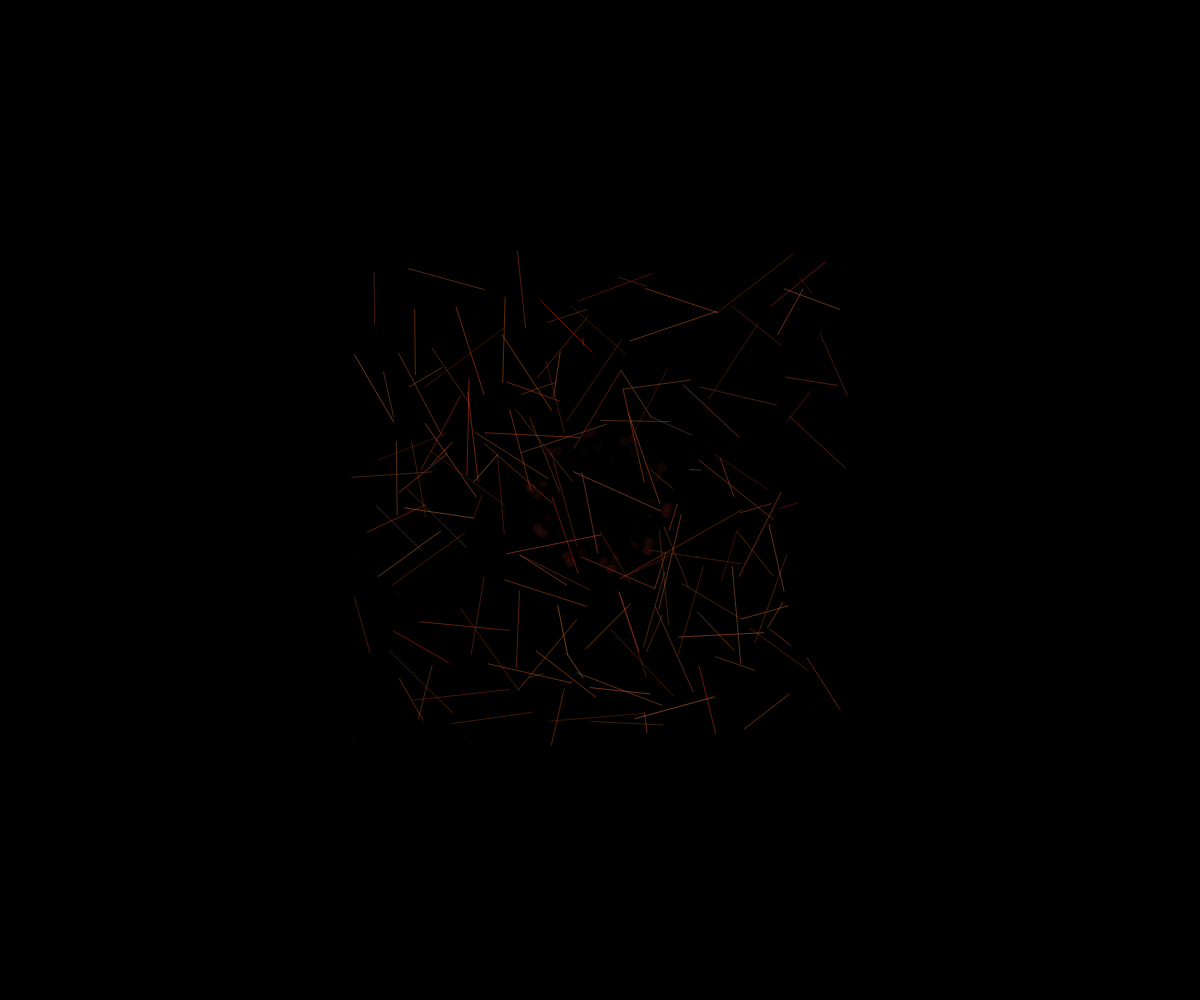
Frame 1 (no input)
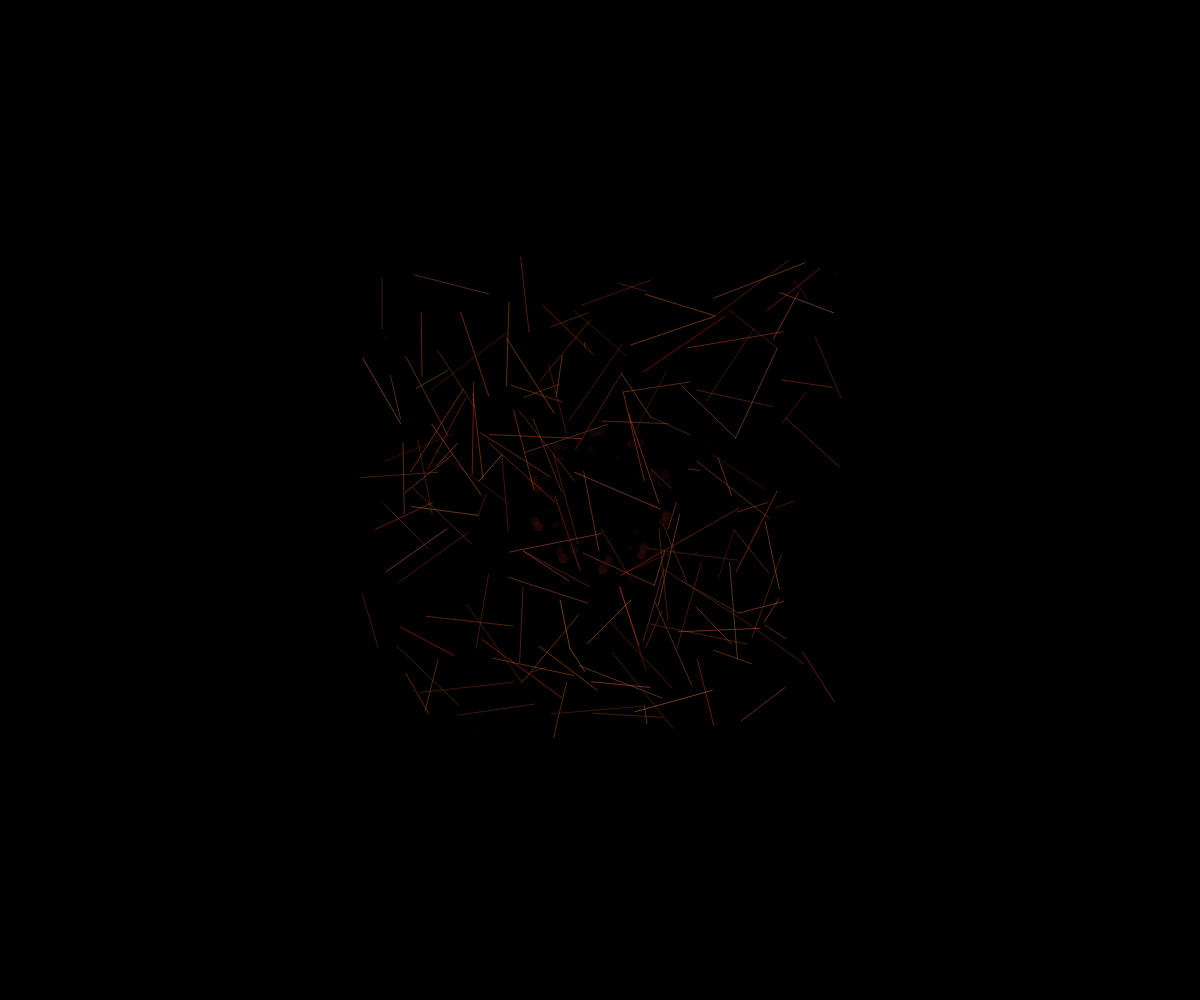
Frame 60 (no input)
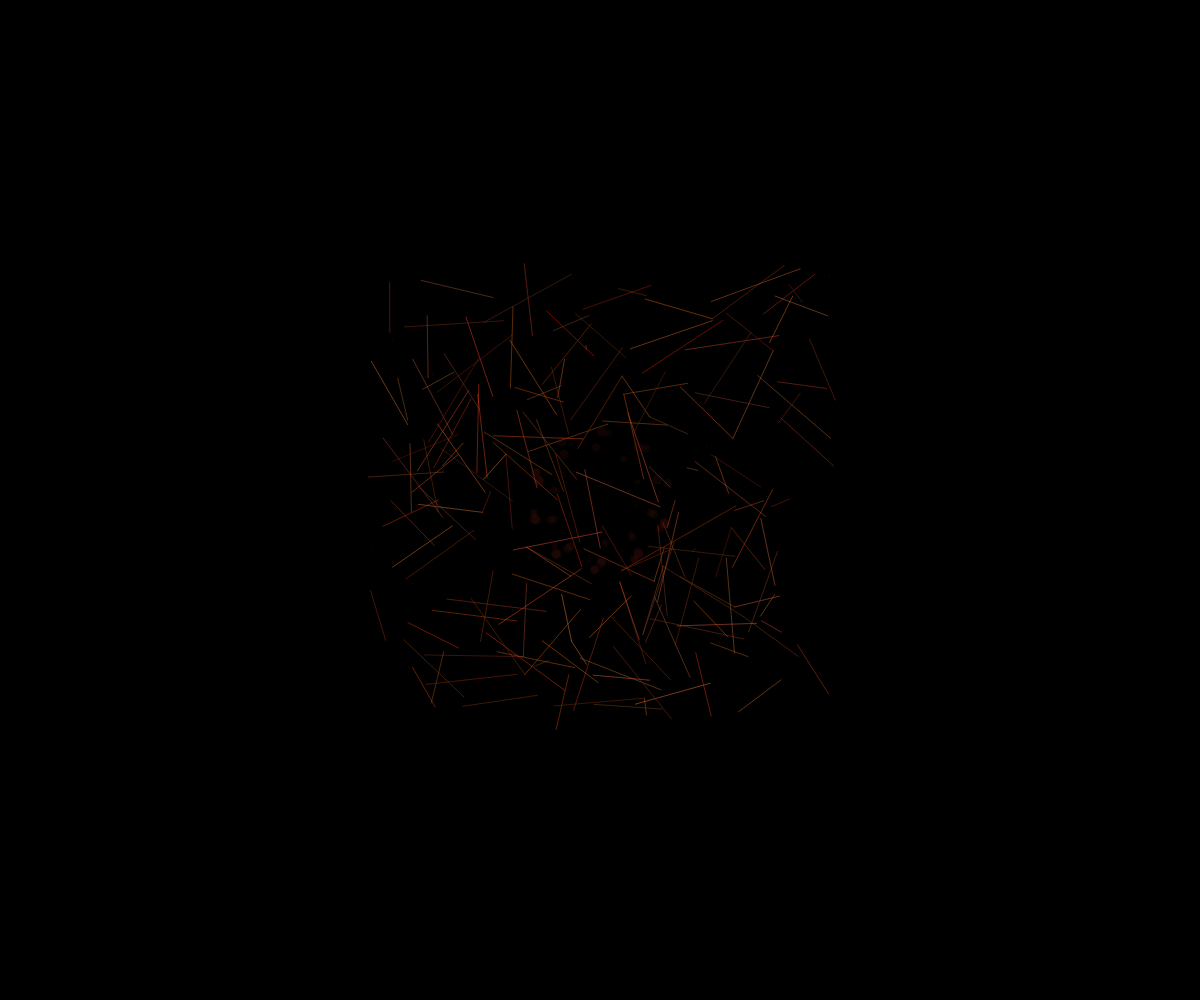
Frame 120 (the mouse pressed at the canvas centre since frame 60)

The p5.js sketch that drew these frames (run headless with seeded random() and noise() and a simulated clock; from frame 60 on, the mouse is pressed at the canvas centre):

// p5.js sketch
// ── sketch.js
let zoom = 1;
let offsetX = 0;
let offsetY = 0;
let isDragging = false;
let lastMouseX, lastMouseY;
let particles = [];
let time = 0;

function setup() {
  createCanvas(windowWidth, windowHeight);
  colorMode(HSB, 1);
  
  // Initialize particles for the vascular network
  for (let i = 0; i < 1500; i++) {
    particles.push({
      x: random(-1, 1),
      y: random(-1, 1),
      age: random(100),
      hue: random(0.02, 0.08), // Crimson to pink range
      saturation: random(0.7, 1),
      brightness: random(0.4, 0.9)
    });
  }
}

function draw() {
  background(0);
  
  // Continuous zoom and pan
  time += 0.002;
  zoom *= 1.0005;
  
  // Slowly shift the view to simulate deepening into the fractal
  offsetX += sin(time * 0.3) * 0.0001;
  offsetY += cos(time * 0.2) * 0.0001;
  
  // Draw the vascular network
  strokeWeight(0.5);
  beginShape(LINES);
  
  for (let i = 0; i < particles.length; i++) {
    const p = particles[i];
    
    // Animate the particles
    p.age += 0.5;
    p.x += sin(p.age * 0.02) * 0.0001;
    p.y += cos(p.age * 0.02) * 0.0001;
    
    // Map particle to screen coordinates
    const scale = zoom * 4 / min(width, height);
    const screenX = (p.x - offsetX) / scale + width/2;
    const screenY = (p.y - offsetY) / scale + height/2;
    
    if (i > 0) {
      const prev = particles[i-1];
      const prevX = (prev.x - offsetX) / scale + width/2;
      const prevY = (prev.y - offsetY) / scale + height/2;
      
      // Only draw connections that are close enough
      const dx = screenX - prevX;
      const dy = screenY - prevY;
      if (dx*dx + dy*dy < 10000) { // ~100px squared
        stroke(p.hue, p.saturation, p.brightness);
        vertex(prevX, prevY);
        vertex(screenX, screenY);
      }
    }
    
    // Draw the particle itself
    if (i % 50 === 0) { // Only draw every 50th particle as a point
      stroke(p.hue, p.saturation, p.brightness);
      point(screenX, screenY);
    }
  }
  
  endShape();
  
  // Draw some glowing structures in the background
  for (let i = 0; i < 100; i++) {
    const angle = time + i * 0.1;
    const radius = 50 + sin(time * 0.5 + i) * 20;
    const x = width/2 + cos(angle) * radius;
    const y = height/2 + sin(angle) * radius;
    
    // Draw pulsing glow
    const pulse = sin(time * 3 + i) * 0.5 + 0.5;
    fill(0.02, 0.8, 0.6, 0.1 * pulse);
    noStroke();
    ellipse(x, y, 10 * pulse, 10 * pulse);
  }
}

function mousePressed() {
  if (mouseX >= 0 && mouseX < width && mouseY >= 0 && mouseY < height) {
    isDragging = true;
    lastMouseX = mouseX;
    lastMouseY = mouseY;
  }
}

function mouseDragged() {
  if (isDragging) {
    offsetX -= (mouseX - lastMouseX) * zoom * 4 / min(width, height);
    offsetY -= (mouseY - lastMouseY) * zoom * 4 / min(width, height);
    lastMouseX = mouseX;
    lastMouseY = mouseY;
    redraw();
  }
}

function mouseReleased() {
  isDragging = false;
}

function mouseClicked() {
  // Zoom in on click
  zoom *= 0.5;
  redraw();
}

function windowResized() {
  resizeCanvas(windowWidth, windowHeight);
}
